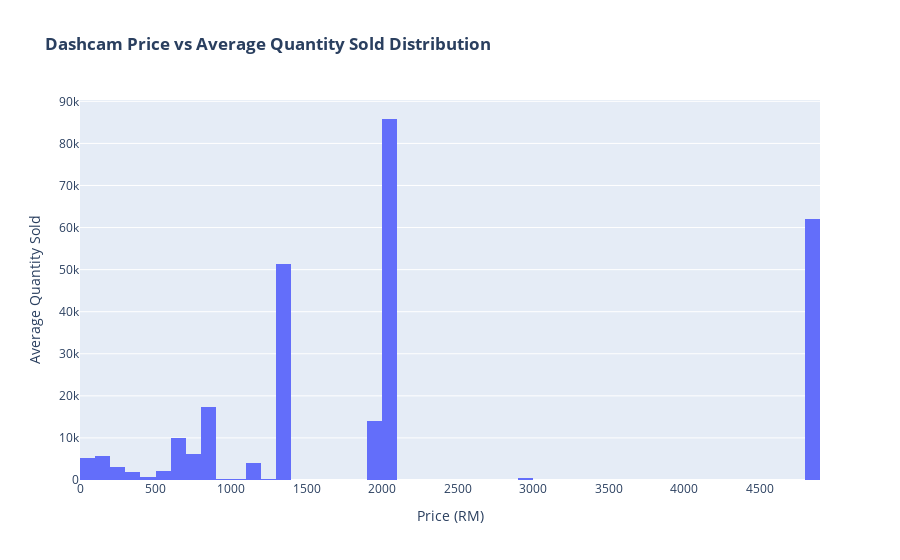

Write notebook code for a chart like this one.
### Code cell
# Checking dashcam price vs quantity sold distribution in histogram
fig2_1 = go.Figure()
fig2_1.add_trace(go.Histogram(histfunc='avg', x=df_800['original_price_RM'], y=df['quantity_sold'], nbinsx=64))
fig2_1.update_layout(title_text='<b>Dashcam Price vs Average Quantity Sold Distribution</b>')
fig2_1.update_xaxes(title_text="Price (RM)")
fig2_1.update_yaxes(title_text="Average Quantity Sold")

fig2_1.show()

### Figure 1 — Plotly figure (JSON) as saved in the notebook; plotly's stock layout.template omitted (floating-point values rounded to 4 significant figures; data arrays with more than 128 entries replaced by an {"elided": "..."} marker saying what was removed)
{"data": [{"histfunc": "avg", "nbinsx": 64, "type": "histogram", "x": {"elided": "800 float values"}, "y": {"elided": "1600 int values"}}], "layout": {"title": {"text": "<b>Dashcam Price vs Average Quantity Sold Distribution</b>"}, "xaxis": {"title": {"text": "Price (RM)"}}, "yaxis": {"title": {"text": "Average Quantity Sold"}}}}
